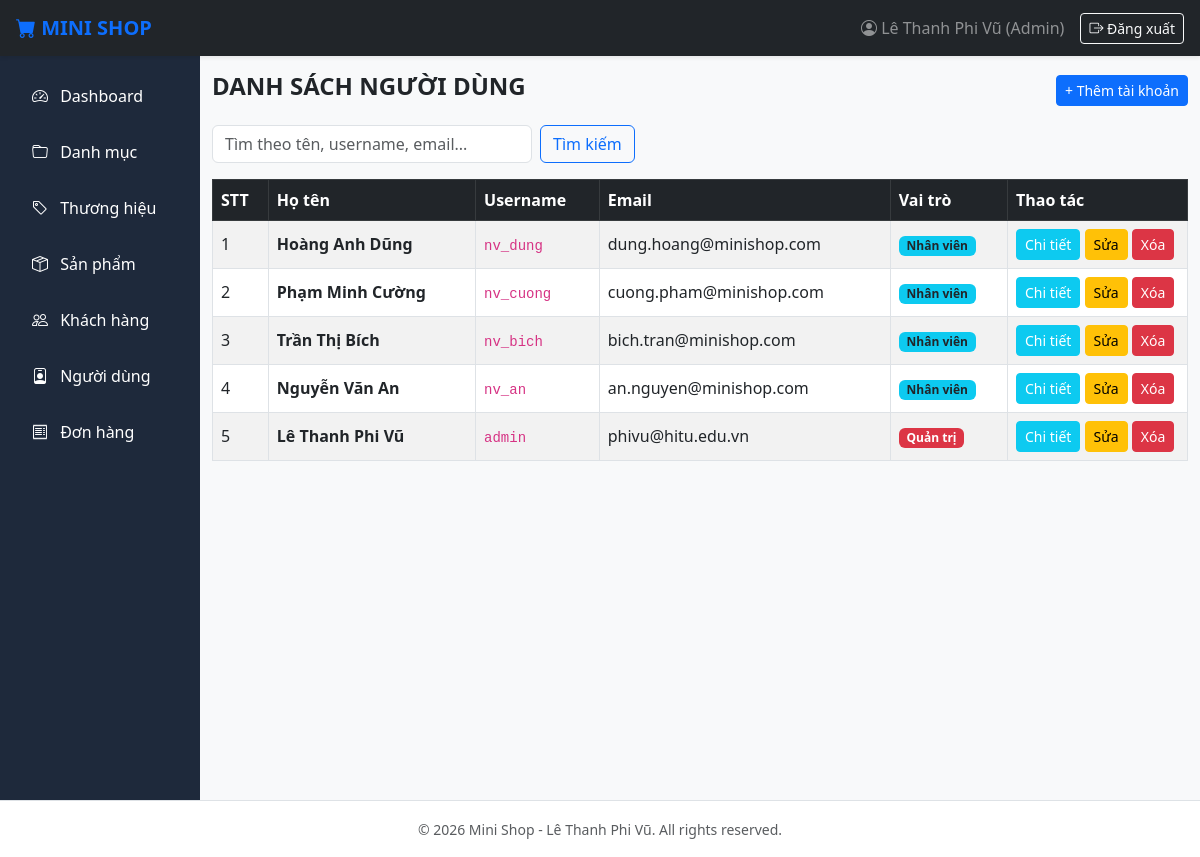
Screenshot of /views/admin/users/index.php with the database file from the repository.
### tables this page shows
CREATE TABLE `users` (
  `id` INT AUTO_INCREMENT PRIMARY KEY,
  `fullname` VARCHAR(100) NOT NULL,
  `username` VARCHAR(50) NOT NULL UNIQUE,
  `password` VARCHAR(255) NOT NULL,
  `email` VARCHAR(100) NOT NULL,
  `phone` VARCHAR(20) DEFAULT NULL,
  `address` VARCHAR(255) DEFAULT NULL,
  `role` TINYINT DEFAULT 0 COMMENT '0: Nhân viên, 1: Quản trị',
  `status` TINYINT DEFAULT 1,
  `created_at` DATETIME DEFAULT CURRENT_TIMESTAMP,
  `updated_at` DATETIME DEFAULT CURRENT_TIMESTAMP ON UPDATE CURRENT_TIMESTAMP
);

### config/Database.php (called while the page is built, shortened)
<?php
class Database
{
    protected string $host = "localhost";
    protected string $database = "lethanhphivu_database";
    protected string $username = "root";
    protected string $password = "";
    protected function connect(): void
    {
        $this->conn = new mysqli($this->host, $this->username, $this->password, $this->database);
    }
}

### dao/UserDAO.php (called while the page is built, shortened)
<?php
require_once __DIR__ . "/BaseDAO.php";
require_once __DIR__ . "/../models/User.php";
class UserDAO extends BaseDAO
{
    private function mapRow(array $row): User
    {
        $u = new User(
            $row["fullname"],
            $row["username"],
            $row["password"],
            $row["email"],
            $row["phone"],
            $row["address"],
            (int)$row["role"],
            (int)$row["status"]
        );
        $u->id = (int)$row["id"];
        $u->createdAt = $row["created_at"] ?? '';
        $u->updatedAt = $row["updated_at"] ?? '';
        return $u;
    }
    public function getAll(): array
    {
        $list = [];
        try {
            $sql = "SELECT id, fullname, username, password, email, phone, address, role, status, created_at, updated_at FROM users ORDER BY id DESC";
            $result = $this->executeQuery($sql);
            if ($result) {
                while ($row = $result->fetch_assoc()) {
                    $list[] = $this->mapRow($row);
                }
            }
        } catch (Exception $e) {
            throw $e;
        }
        return $list;
    }
}

### dao/BaseDAO.php (called while the page is built, shortened)
<?php
require_once __DIR__ . "/../config/Database.php";
class BaseDAO extends Database
{
    protected function executeQuery(string $sql): mysqli_result|false
    {
        return $this->conn->query($sql);
    }
}

### models/User.php (called while the page is built, shortened)
<?php
class User
{
    public function __construct(
        string $fullname = "",
        string $username = "",
        string $password = "",
        string $email = "",
        ?string $phone = null,
        ?string $address = null,
        int $role = 0,
        int $status = 1
    ) {
        $this->fullname = $fullname;
        $this->username = $username;
        $this->email = $email;
        $this->role = $role;
    }
}

### views/admin/users/index.php (the view, shortened to what this page needs)
<?php
require_once __DIR__ . "/../../../dao/UserDAO.php";
$dao = new UserDAO();
$keyword = trim($_GET['keyword'] ?? '');
$list = $keyword !== '' ? $dao->search($keyword) : $dao->getAll();
?>
<div class="d-flex justify-content-between align-items-center mb-3">
    <h4 class="fw-bold">DANH SÁCH NGƯỜI DÙNG</h4>
    <a href="create.php" class="btn btn-primary btn-sm">+ Thêm tài khoản</a>
</div>
<form method="GET" class="row g-2 mb-3">
    <div class="col-md-4"><input name="keyword" class="form-control" placeholder="Tìm theo tên, username, email..." value="<?= htmlspecialchars($keyword) ?>"></div>
    <div class="col-auto">
        <button class="btn btn-outline-primary">Tìm kiếm</button>
    </div>
</form>
<table class="table table-bordered table-striped align-middle">
    <thead class="table-dark">
        <tr><th>STT</th><th>Họ tên</th><th>Username</th><th>Email</th><th>Vai trò</th><th width="180">Thao tác</th></tr>
    </thead>
    <tbody>
        <?php $stt = 1; foreach ($list as $u): ?>
        <tr>
            <td><?= $stt++ ?></td>
            <td class="fw-bold"><?= htmlspecialchars($u->fullname) ?></td>
            <td><code><?= htmlspecialchars($u->username) ?></code></td>
            <td><?= htmlspecialchars($u->email) ?></td>
            <td><span class="badge bg-<?= $u->role ? 'danger' : 'info text-dark' ?>"><?= $u->role ? 'Quản trị' : 'Nhân viên' ?></span></td>
            <td>
                <a href="detail.php?id=<?= $u->id ?>" class="btn btn-info btn-sm text-white">Chi tiết</a>
                <a href="edit.php?id=<?= $u->id ?>" class="btn btn-warning btn-sm">Sửa</a>
                <a href="index.php?action=delete&id=<?= $u->id ?>" class="btn btn-danger btn-sm" onclick="return confirm('Bạn có chắc muốn xóa?')">Xóa</a>
            </td>
        </tr>
        <?php endforeach; ?>
    </tbody>
</table>
<?php $content = ob_get_clean(); include __DIR__ . "/../layouts/master.php"; ?>

### views/admin/layouts/header.php (style rules this page uses)
body { font-family: system-ui, -apple-system, sans-serif; background-color: #f8f9fa; }

### rows the page displays
users: fullname "Hoàng Anh Dũng", username "nv_dung", email "dung.hoang@minishop.com", role "Nhân viên"
users: fullname "Phạm Minh Cường", username "nv_cuong", email "cuong.pham@minishop.com", role "Nhân viên"
users: fullname "Trần Thị Bích", username "nv_bich", email "bich.tran@minishop.com", role "Nhân viên"
users: fullname "Nguyễn Văn An", username "nv_an", email "an.nguyen@minishop.com", role "Nhân viên"
users: fullname "Lê Thanh Phi Vũ", username "admin", email "phivu@hitu.edu.vn", role "Quản trị"
